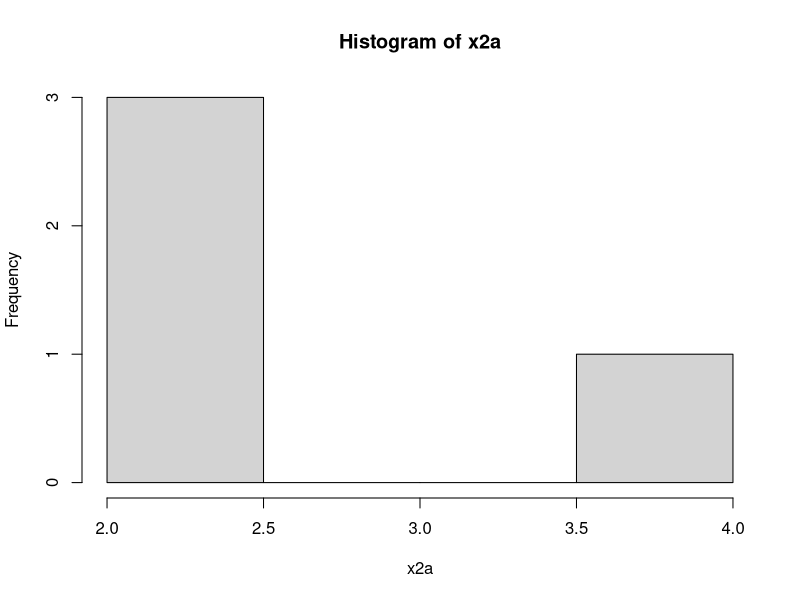
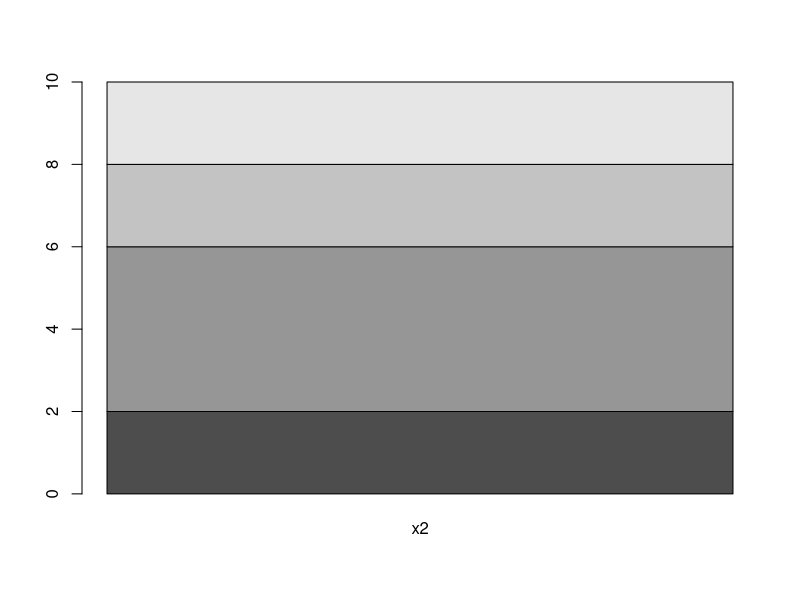
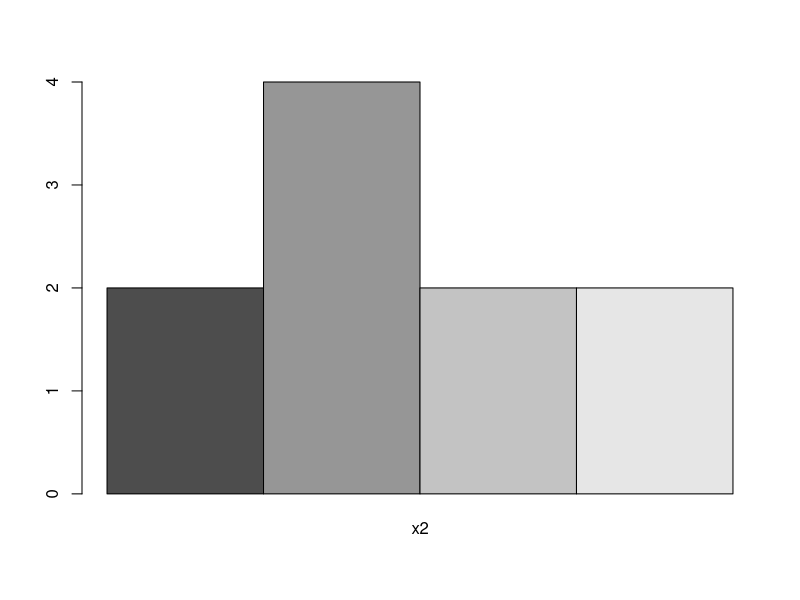
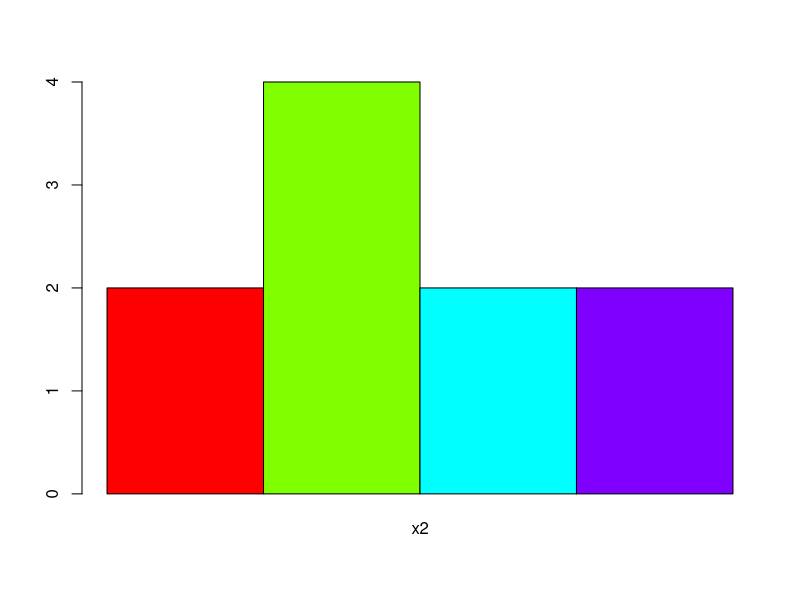
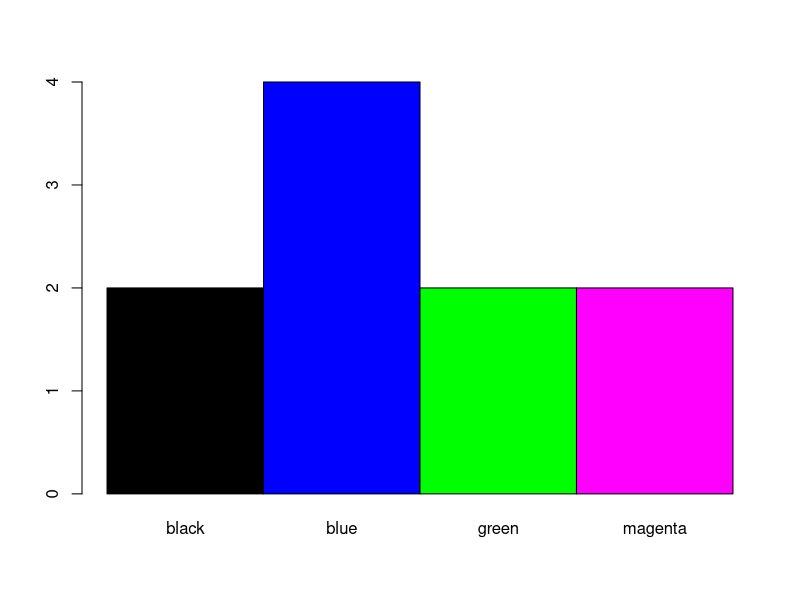
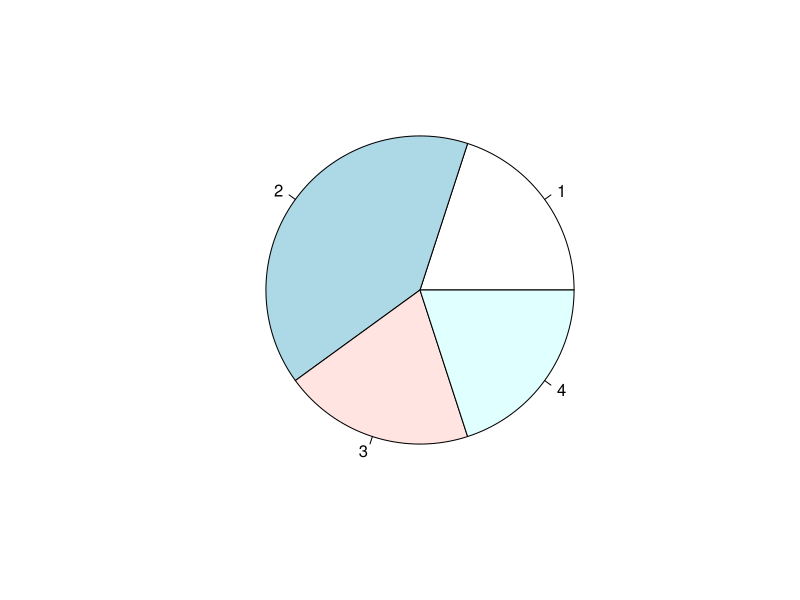
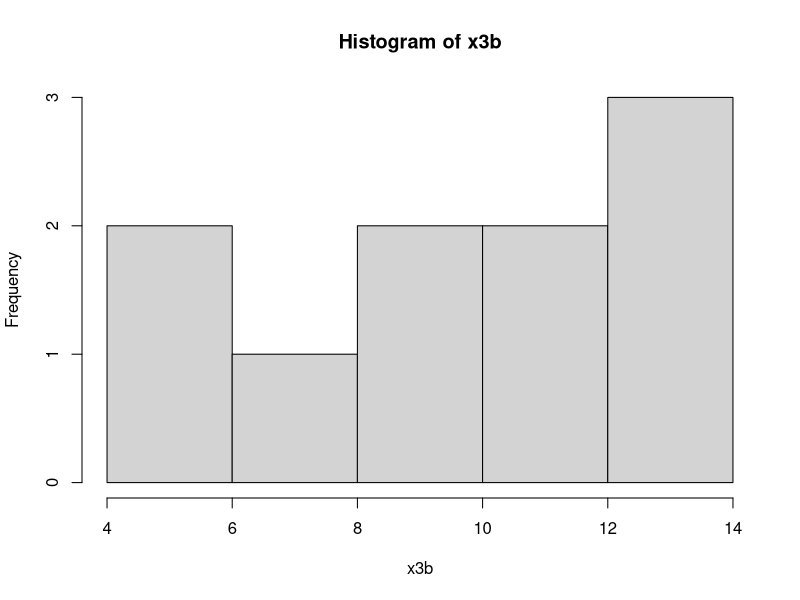
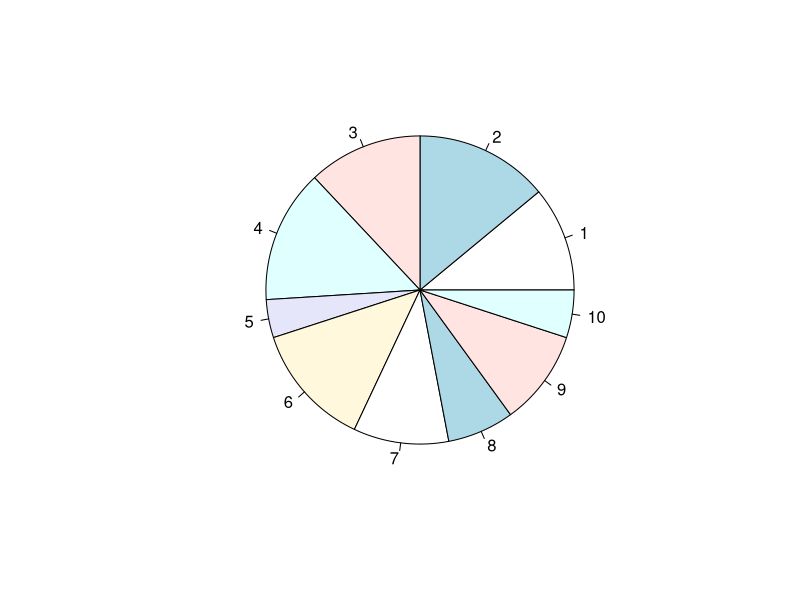

Recreate these plots in R, in order.
# Frequency Distribution

#Discrete Cat Data
(attend = c('A','P','P','A','P','A'))
table(attend)
cbind(table(attend))  # A & P on left side

#Discrete Numeric Data

color=c('blue','green','blue','magenta','blue','green','magenta','black','blue','black')
(x2 = table(color))
(x2a = cbind(x2))
hist(x2a)  # not relevant 
barplot(x2a)  # not good
barplot(x2a, beside=T)  # Better
unique(color)  
length(unique(color))
barplot(x2a, beside=T, col=rainbow(length(unique(color))))
barplot(x2a, beside = T, col=sort(unique(color)), names.arg = names(x2))
pie(x2a)

#Continuous Data 

set.seed(1234)
x3 = runif(100,0,150)  # 0 to 150 marks range, 100 values 
x3
x3 = ceiling(x3)  #round to higher value
x3
range(x3)
# Divide range into step of 15 ie 10 levels
breaks = seq(0,150,by=15)
breaks
length(breaks)
x3
#x3[1] = 60; x3[2] = 75
x3.cut = cut(x3, breaks)
x3.cut
table(x3.cut)
cbind(table(x3.cut))  #see it vertically

#give intervals a character values a, b..
(x3.cut = cut(x3, breaks, labels=letters[1:10]))
#(x3.cut = cut(x3, breaks, labels=letters[1:length(breaks)-1]))
x3.cut

(x3a = table(x3.cut))
(x3b = cbind(x3a))

#plot these freq Table: which is better
hist(x3b)
pie(x3b)
barplot(x3b, beside=T)
barplot(x3b, beside=T, names.arg =rownames(x3b))
plot(x3b)


# and so..on like previous eg
hist(x3)
hist(x3,breaks = 15)
hist(x3,breaks = 15,col = 1:10)
#to chechk whether its normalyy distributed or not
h=hist(x3)
h
hist(x3,freq = F)
lines(density(x3))
x4=rnorm(1000,60.5)
hist(x4,freq = 5)
lines(density(x4))
 